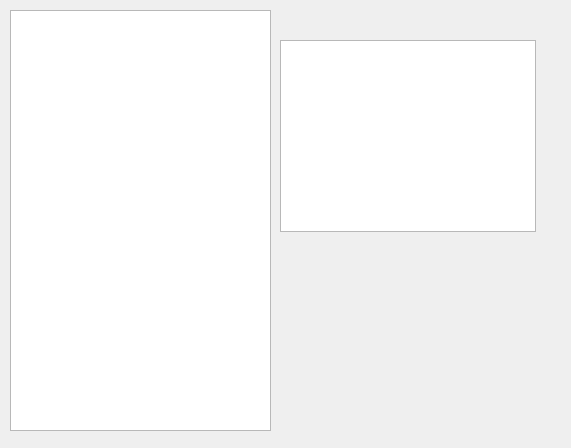
<?xml version="1.0" encoding="UTF-8"?>
<ui version="4.0">
 <class>AdminWidget</class>
 <widget class="QWidget" name="AdminWidget">
  <property name="geometry">
   <rect>
    <x>0</x>
    <y>0</y>
    <width>571</width>
    <height>448</height>
   </rect>
  </property>
  <property name="windowTitle">
   <string>Form</string>
  </property>
  <widget class="QListWidget" name="listWidget">
   <property name="geometry">
    <rect>
     <x>10</x>
     <y>10</y>
     <width>261</width>
     <height>421</height>
    </rect>
   </property>
  </widget>
  <widget class="QTableWidget" name="tableWidget">
   <property name="geometry">
    <rect>
     <x>280</x>
     <y>40</y>
     <width>256</width>
     <height>192</height>
    </rect>
   </property>
  </widget>
 </widget>
 <resources/>
 <connections/>
</ui>
